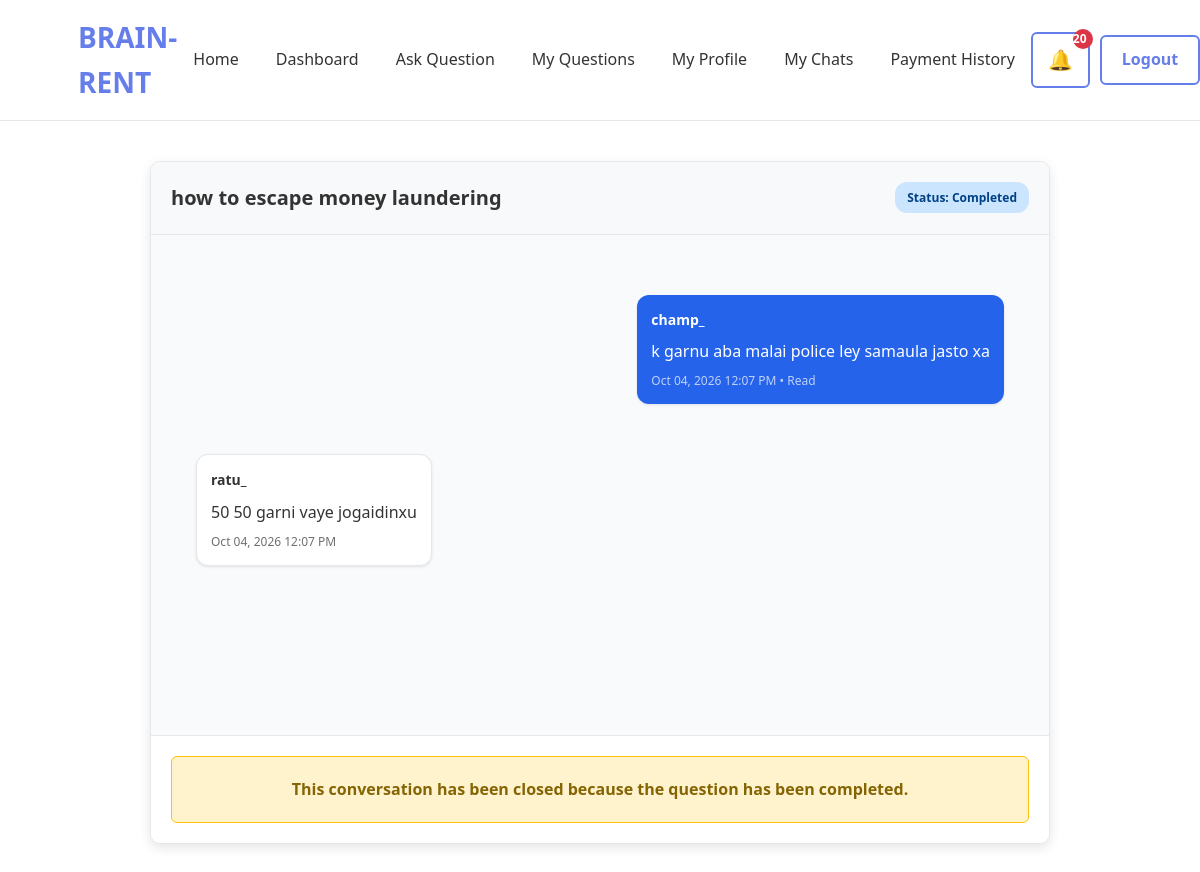
The page /chat/conversation/9/ (signed in) on the database its author committed.
### chat/models.py (models this page shows, shortened)
class Conversation(models.Model):
    question = models.OneToOneField(
        Question,
        on_delete=models.CASCADE,
        related_name="conversation",
    )
    created_at = models.DateTimeField(
        auto_now_add=True
    )

class Message(models.Model):
    conversation = models.ForeignKey(
        Conversation,
        on_delete=models.CASCADE,
        related_name="messages",
    )
    sender = models.ForeignKey(
        settings.AUTH_USER_MODEL,
        on_delete=models.CASCADE,
    )
    content = models.TextField()
    created_at = models.DateTimeField(
        auto_now_add=True
    )
    is_read = models.BooleanField(
        default=False
    )
    class Meta:
        ordering = ["created_at"]

### question/models.py (models this page shows, shortened)
class Question(models.Model):
    STATUS_CHOICES = [
        ("pending", "Pending"),
        ("accepted", "Accepted"),
        ("completed", "Completed"),
        ("cancelled", "Cancelled"),
    ]
    questioner = models.ForeignKey(
        settings.AUTH_USER_MODEL,
        on_delete=models.CASCADE,
        related_name="questions"
    )
    category = models.ForeignKey(
        Category,
        on_delete=models.CASCADE,
        related_name="questions"
    )
    title = models.CharField(
        max_length=200
    )
    description = models.TextField()
    status = models.CharField(
        max_length=20,
        choices=STATUS_CHOICES,
        default="pending"
    )
    created_at = models.DateTimeField(
        auto_now_add=True
    )

### accounts/models.py (models this page shows, shortened)
class CustomUser(AbstractUser):
    ROLE_CHOICES = [
        ("questioner", "Questioner"),
        ("advisor", "Advisor"),
    ]
    role = models.CharField(
    max_length=20,
    choices=ROLE_CHOICES,
    default="questioner"
 )
    phone_number = models.CharField(
        max_length=15,
        blank=True
    )
    profile_picture = models.ImageField(
        upload_to="profile_pictures/",
        blank=True,
        null=True
    )
    created_at = models.DateTimeField(
        auto_now_add=True
    )
    updated_at = models.DateTimeField(
        auto_now=True
    )

### chat/views.py (the view, shortened to what this page needs)
@login_required
def conversation_detail(request, question_id):
    from question.models import Question
    question = get_object_or_404(Question, id=question_id)
    conversation, created = Conversation.objects.get_or_create(
        question=question
    )
    user = request.user
    if user.role == "questioner":
        if conversation.question.questioner != user:
            return HttpResponseForbidden("Access Denied")
        from payment.models import Payment
        payment = Payment.objects.filter(
            question=conversation.question,
            questioner=user,
            status='completed'
        ).first()
        if not payment:
            return HttpResponseForbidden("Payment required to access chat")
    else:
        return HttpResponseForbidden("Access Denied")
    conversation.messages.filter(
        is_read=False
    ).exclude(
        sender=request.user
    ).update(
        is_read=True
    )
    if conversation.question.status == "completed":
        return render(
            request,
            "chat/conversation_detail.html",
            {
                "conversation": conversation,
                "form": None,
                "chat_closed": True,
            },
        )

### templates/chat/conversation_detail.html (shortened to what this page needs)
{% extends "base.html" %}
{% load static %}
{% block css %}
<link rel="stylesheet" href="{% static 'css/chat.css' %}">
{% endblock %}
{% block content %}
<div class="chat-container">
    <div class="chat-header">
        <h2>{{ conversation.question.title }}</h2>
        <div class="chat-status {{ conversation.question.status }}">
            Status: {{ conversation.question.get_status_display }}
        </div>
    </div>
    <div class="chat-messages" id="chat-messages" data-question-id="{{ conversation.question.id }}">
        {% for message in conversation.messages.all %}
            <div class="message {% if message.sender == request.user %}sent{% else %}received{% endif %}"
                 data-message-id="{{ message.id }}">
                <div class="message-content">
                    <strong>{{ message.sender.username }}</strong>
                    <p>{{ message.content }}</p>
                    <div class="message-time">
                        {{ message.created_at|date:"M d, Y g:i A" }}
                        {% if message.sender == request.user %}
                            &bull;
                            {% if message.is_read %}
                                Read
                            {% else %}
                                Sent
                            {% endif %}
                        {% endif %}
                    </div>
                </div>
            </div>
        {% empty %}
            <div class="no-messages">
                <p>No messages yet. Start the conversation!</p>
            </div>
        {% endfor %}
    </div>
    <div class="chat-form">
        {% if chat_closed %}
            <div class="chat-closed-notice">
                <p>
                    <strong>
                        This conversation has been closed because the question has been completed.
                    </strong>
                </p>
            </div>
        {% endif %}
    </div>
</div>
{% endblock %}

### static/css/base.css (style rules this page uses)
* { margin: 0; padding: 0; box-sizing: border-box; }
body { font-family: 'Segoe UI', Tahoma, Geneva, Verdana, sans-serif; background: white; color: #333; line-height: 1.6; }
.message { padding: 15px 20px; margin: 20px auto; max-width: 1000px; border-radius: 8px; font-weight: 500; }

### static/css/chat.css (style rules this page uses)
.chat-container { max-width: 900px; margin: 40px auto; background: #ffffff; border: 1px solid #e5e7eb; border-radius: 10px; overflow: hidden; box-shadow: 0 4px 12px rgba(0, 0, 0, 0.1); }
.chat-header { padding: 20px; border-bottom: 1px solid #e5e7eb; background: #f8f9fa; display: flex; justify-content: space-between; align-items: center; }
.chat-header h2 { margin: 0; color: #333; font-size: 20px; }
.chat-status { padding: 6px 12px; border-radius: 12px; font-size: 12px; font-weight: 600; text-transform: capitalize; }
.chat-status.completed { background: #cce5ff; color: #004085; }
.chat-messages { padding: 25px; height: 500px; overflow-y: auto; background: #f9fafb; }
.message { margin-bottom: 20px; display: flex; animation: fadeIn 0.3s ease; }
.message.sent { justify-content: flex-end; }
.message.received { justify-content: flex-start; }
.message-content { max-width: 70%; padding: 14px; border-radius: 12px; box-shadow: 0 1px 3px rgba(0, 0, 0, 0.1); }
.message.sent .message-content { background: #2563eb; color: white; }
.message.received .message-content { background: white; border: 1px solid #e5e7eb; }
.message-content strong { display: block; margin-bottom: 8px; font-size: 14px; }
.message-content p { margin: 0 0 8px 0; line-height: 1.5; word-wrap: break-word; }
.message-time { font-size: 12px; margin-top: 8px; opacity: 0.7; }
.chat-form { padding: 20px; border-top: 1px solid #e5e7eb; background: white; }
.chat-closed-notice { text-align: center; padding: 20px; background: #fff3cd; border: 1px solid #ffc107; border-radius: 6px; color: #856404; }
.chat-closed-notice p { margin: 0; }

### rows shown on the page
Conversation: question "how to escape money laundering", question.status "Completed"
Message: sender.username "champ_", content "k garnu aba malai police ley samaula jasto xa", created_at "Oct 04, 2026 12:07 PM", is_read "Read"
Message: sender.username "ratu_", content "50 50 garni vaye jogaidinxu", created_at "Oct 04, 2026 12:07 PM"
